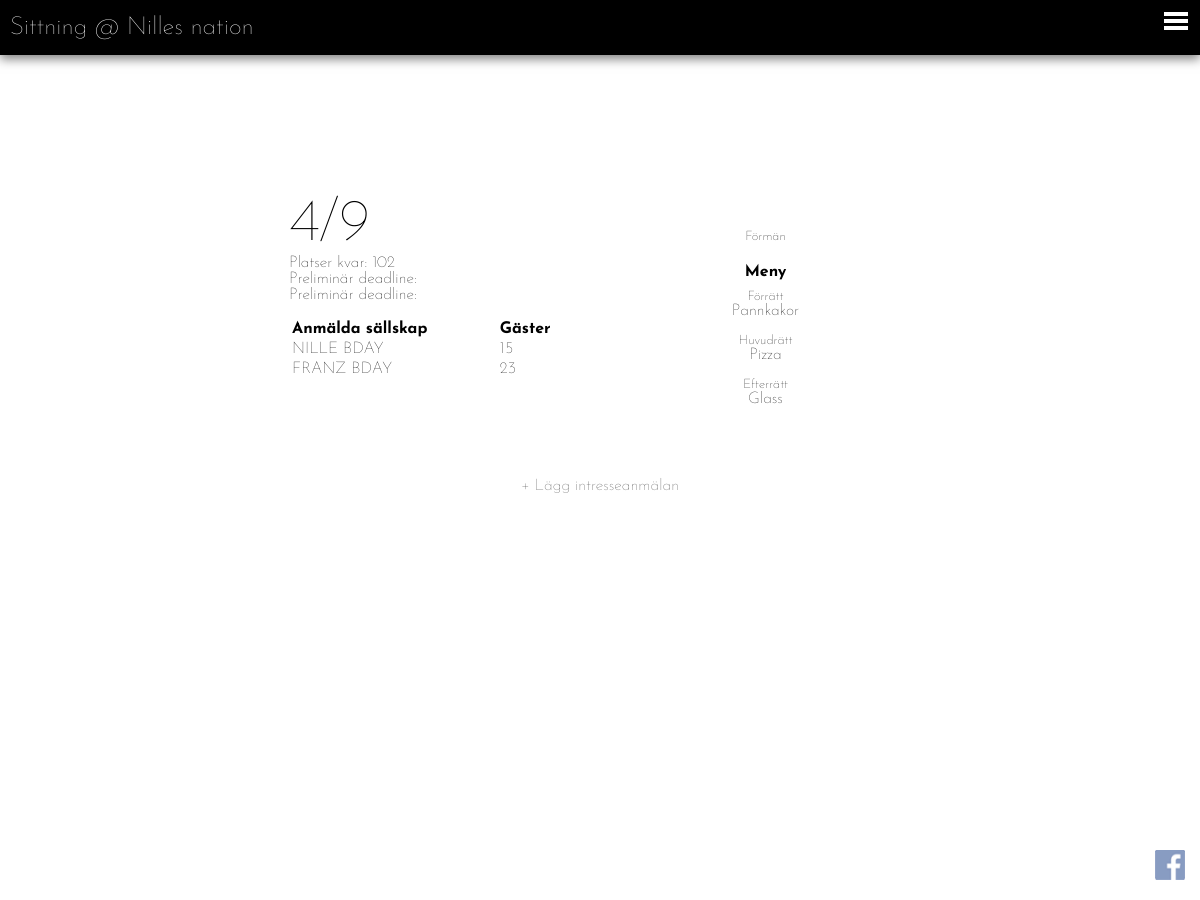
The app's page /sitting.php?sittId=1 with its own data.
### tables this page shows
create table sitting (
	sittId 				integer auto_increment,
	sittDate			date not null,
	sittAppetiser		varchar(50),
	sittMain			varchar(50),
	sittDesert			varchar(50),
	sittPrelDeadline	date,
	sittPayDeadline		date,
	active				tinyint(1) DEFAULT 1,
	resName				varchar(30),
	spotsLeft			tinyint(1) DEFAULT 0,
	primary key(sittId),
	foreign key(resName) references restaurant(resName)
);

create table party (
	partyId			integer auto_increment,
	partyName		varchar(30),
	partyType		varchar(20),
	sittId			integer NOT NULL,
	partyInterest	integer,
	partyPrel		integer DEFAULT 0,
	partyPayed		integer DEFAULT 0,
	partyMessage	text,
	urlkey			varchar(10) NOT NULL,
	primary key(partyId),
	foreign key(partyType) references partytype(partyType),
	foreign key(sittId) references sitting(sittId)
);

create table restaurant (
	resName			varchar(30),
	resNickname		varchar(30),
	resEmail		varchar(30),
	resHours		tinytext,
	resDeposit		integer,
	resPrice		integer,
	resSize			integer,
	resSummary		tinytext,
	primary key(resName)
);

### db/dbHandler.php (called while the page is built, shortened)
<?php
	require_once 'database.php';
	require_once 'dataConverter.php';
	class DatabaseHandler extends DataConverter {
		private $db;
		public function __construct() {
			$this->db = new Database(DB_SERVER, DB_USERNAME, DB_PASSWORD, DB_DATABASE);
		}
		public function connect(){
			$this->db->openConnection();
		}
		public function disconnect(){
			$this->db->closeConnection();
		}
		public function getRestaurant($name){
			$sql = "SELECT * FROM restaurant WHERE resName=?";
			$result = $this->db->executeQuery($sql, array($name));
			return $this->arrToRes($result[0]);
		}
		public function getSitting($sittId) {
			$sql = "SELECT * FROM sitting WHERE sittId=?";
			$result = $this->db->executeQuery($sql, array($sittId));
			return $this->arrToSitting($result[0]);
		}
		public function getParties($sittId) {
			$sql = "SELECT * FROM party WHERE sittId=?";
			$result = $this->db->executeQuery($sql, array($sittId));
			return $this->arrarrParty($result);
		}
	}
?>

### db/database.php (called while the page is built, shortened)
<?php
class Database {
  private $host;
  private $userName;
  private $password;
  private $database;
  private $conn;
  public function __construct($host, $userName, $password, $database) {
    $this->host = $host;
    $this->userName = $userName;
    $this->password = $password;
    $this->database = $database;
  }
  public function openConnection() {
    try {
      $this->conn = new PDO("mysql:host=$this->host;dbname=$this->database",
        $this->userName,  $this->password,
        array(PDO::MYSQL_ATTR_INIT_COMMAND => "SET NAMES utf8"));
      $this->conn->setAttribute(PDO::ATTR_ERRMODE, PDO::ERRMODE_EXCEPTION);
    } catch (PDOException $e) {
      $error = "Connection error: " . $e->getMessage();
      print $error . "<p>";
      unset($this->conn);
      return false;
    }
    return true;
  }
  public function closeConnection() {
    $this->conn = null;
  }
  public function isConnected() {
    return isset($this->conn);
  }
  public function executeQuery($query, $param = null) {
    try {
      $stmt = $this->conn->prepare($query);
      $stmt->execute($param);
      $result = $stmt->fetchAll();
    } catch (PDOException $e) {
      $error = "*** Internal error: " . $e->getMessage() . "<p>" . $query;
      die($error);
    }
    return $result;
  }
}
?>

### db/dataConverter.php (called while the page is built, shortened)
<?php
class DataConverter{
	 function arrToRes($arr){
		return (object) [
			'name' => $arr[0],
			'email' => $arr[1],
			'openhours' => $arr[2],
			'deposit' => $arr[3],
			'price' => $arr[4],
			'size' => $arr[5],
			'summary' => $arr[6]
		];
	}
	 function arrToSitting($arr){
		$s = (object)[
			'id' => $arr[0],
			'date' => $arr[1],
			'appetiser' => $arr[2],
			'main' => $arr[3],
			'desert' => $arr[4],
			'prelDay' => $arr[5],
			'payDay' => $arr[6],
			'spotsLeft' => $arr[9]
		];
		return $s;
	}
	 function arrToParty($arr){
		return (object) [
			'id' => $arr[0],
			'name' => $arr[1],
			'type' => $arr[2],
			'sittId' => $arr[3],
			'interest' => $arr[4],
			'prel' => $arr[5],
			'payed' => $arr[6],
			'message' => $arr[7],
			'key' => $arr[8],
			'interestOnly' => ($arr[5] == 0 && $arr[6] == 0)
		];
	}
	 function arrarrParty($arr){
		$parties = array();
		foreach ($arr as $key => $p) {
			$party = $this->arrToParty($p);
			$parties[] = $party;
		}
		return $parties;
	}
}
?>

### init.php (called while the page is built, shortened)
<?php
	require_once 'db/dbHandler.php';
	$loggedIn = false;
	$resName = 'Nilles nation';
	$dbHandler = new DatabaseHandler();
	$restaurant = $dbHandler->getRestaurant($resName);
?>

### sitting.php (the view, shortened to what this page needs)
<?php
	require_once 'header.php';
 	$dbHandler = new DatabaseHandler();
	$sitting = $dbHandler->getSitting($_GET['sittId']);
	$parties = $dbHandler->getParties($_GET['sittId']);
	$isSittingForeman = false;
	$spotsLeft = $restaurant->size;
	foreach ($parties as $key => $p) {
		$spotsLeft = $spotsLeft - $p->prel - $p->payed;
	}
 ?>
<div class="content">
	<div class="title">Sittning</div>
	<div class="single-sitting">
		<div class="left side">
				<h3><?php echo date('j/n', strtotime($sitting->date)); ?></h3>
				<label>Platser kvar: </label><span><?php echo $spotsLeft; ?></span><br />
				<label>Preliminär deadline: </label><span><?php echo $sitting->prelDay; ?></span><br />
				<label>Preliminär deadline: </label><span><?php echo $sitting->payDay; ?></span>
				<table>
					<tr>
						<th>Anmälda sällskap</th>
						<th>Gäster</th>
					</tr>
					<?php
						foreach ($parties as $key => $p) {
							$isParticipating = false;
							$prelSpots = $p->prel + $p->payed;
							if($prelSpots != 0){
								?>
									<tr>
										<?php
											if($isParticipating || $isSittingForeman){
												echo '<td><a href="party.php?partyKey=' . $p->key . '">' . $p->name . '</a></td>';
											} else {
												echo '<td>' . $p->name . '</td>';
											}
										?>
										<td><?php echo $p->prel + $p->payed; ?></td>
									</tr>
								<?php
							}
						}
					?>
				</table>
		</div>
		<div class="right side">
			<label>Förmän</label>
			<h4>Meny</h4>
			<label class="mitten">Förrätt</label>
			<span class="mitten"><?php echo $sitting->appetiser; ?></span>
			<label class="mitten">Huvudrätt</label>
			<span class="mitten"><?php echo $sitting->main; ?></span>
			<label class="mitten">Efterrätt</label>
			<span class="mitten"><?php echo $sitting->desert; ?></span>
		</div>
	</div>
	<div <?php
			if($loggedIn){
				echo 'class="button"  onclick="location.href=\'interest.php?sittId=' . $sitting->id . '\';"';
			} else {
				echo 'class="button disabled" title="Du måste vara inloggad för att kunna lägga en anmälan."';
			} ?>
		>
		<span>+ Lägg intresseanmälan</span>
	</div>
</div>
<?php include 'footer.php'; ?>

### footer.php (shortened to what this page needs)
	<?php if ($loggedIn): ?>
		<div class="fb-login">
			<img src="https://graph.facebook.com/<?php echo $fbid; ?>/picture" />
			<span><?php echo $fbFullname; ?></span>
			<br />
			<a href="facebook-login/logout.php">Logga ut</a>
		</div>
	<?php else : ?>
		<div class="fb-login">
			<img src="images/FB-logga.png" />
			<span class="login">Logga in</span>
		</div>
	<?php endif; ?>
	<div class="header">
		<a href="index.php">Sittning @ <?php echo $restaurant->name; ?></a>
		<button class="header-button" id="open-button" onclick="toggleSide()">Open Menu</button>
	</div>
	</body>
</html>

### css/main.css (style rules this page uses)
body { margin: 0; padding: 0; font-family: 'Josefin Sans', sans-serif; font-weight: 100; background-size: cover; background-position: 50% 50%; background-repeat: no-repeat; background-attachment: fixed; background-image: url("../images/table.jpg"); min-height: 100vw; min-height: 100vh; }
body .header { height: 55px; width: 100%; position: fixed; top: 0; background-color: black; -moz-box-shadow: 0px 4px 10px rgba(0, 0, 0, 0.5); -webkit-box-shadow: 0px 4px 10px rgba(0, 0, 0, 0.5); box-shadow: 0px 4px 10px rgba(0, 0, 0, 0.5); }
body .header a { color: white; font-size: 25px; line-height: 55px; text-decoration: none; display: inline-block; margin-left: 10px; }
body .header .header-button { position: fixed; z-index: 9000; right: 0px; top: 0px; padding: 0; width: 2.5em; height: 2.25em; border: none; text-indent: 2.5em; font-size: 1.5em; color: transparent; background: transparent; outline: none; -webkit-transition: all 0.3s ease-in-out; -moz-transition: all 0.3s ease-in-out; -o-transition: all 0.3s ease-in-out; transition: all 0.3s ease-in-out; }
body .header .header-button::before { position: absolute; top: 0.5em; right: 0.5em; bottom: 1.0em; left: 1.0em; background: linear-gradient(#FFFFFF 20%, transparent 20%, transparent 40%, #FFFFFF 40%, #FFFFFF 60%, transparent 60%, transparent 80%, #FFFFFF 80%); content: ''; }
body .fb-login { height: 30px; position: fixed; display: block; bottom: 20px; right: 50px; opacity: 0.6; -webkit-transition: all 0.3s ease-in-out; -moz-transition: all 0.3s ease-in-out; -o-transition: all 0.3s ease-in-out; transition: all 0.3s ease-in-out; font-size: 13px; text-align: right; }
body .fb-login img { position: absolute; right: -35px; top: 0; width: 30px; height: 30px; vertical-align: middle; }
body .fb-login span { color: white; }
body .fb-login span.login { line-height: 30px; }
body .single-sitting { position: relative; display: block; background-color: white; width: 100%; min-height: 200px; padding: 15px 25px; box-sizing: border-box; display: table; }
body .single-sitting .side { position: relative; display: table-cell; }
body .single-sitting .side.left { padding: 20px; width: 50%; }
body .single-sitting .side.left h3 { margin: 0; font-size: 60px; font-weight: 100; }
body .single-sitting .side.left table { margin-top: 15px; }
body .single-sitting .side.right label { display: block; margin-top: 10px; text-align: center; font-size: 13px; }
body .single-sitting .side.right h4 { display: block; text-align: center; margin-bottom: 0px; }
body .single-sitting .side.right span { text-align: center; display: block; margin-bottom: 15px; }
body div.button { display: block; background-color: white; padding: 25px; margin-top: 15px; text-align: center; opacity: 0.7; -webkit-transition: all 0.3s ease-in-out; -moz-transition: all 0.3s ease-in-out; -o-transition: all 0.3s ease-in-out; transition: all 0.3s ease-in-out; border: 1px solid white; cursor: pointer; }
body div.button.disabled { cursor: not-allowed; }
body div.button { display: block; text-align: center; opacity: 0.7; -webkit-transition: all 0.3s ease-in-out; -moz-transition: all 0.3s ease-in-out; -o-transition: all 0.3s ease-in-out; transition: all 0.3s ease-in-out; border: 1px solid white; cursor: pointer; background-color: white; padding: 25px; margin-top: 15px; }
body .content { margin-top: 100px; max-width: 712px; width: 90%; margin-left: auto; margin-right: auto; padding-bottom: 50px; }
body .content .title, body .content h2 { width: 90%; margin: 0 auto; text-align: center; font-size: 60px; color: white; font-weight: 100; }
body .content table { text-align: left; width: 100%; }

### records on screen
sitting: sittDate "4/9", sittAppetiser "Pannkakor", sittMain "Pizza", sittDesert "Glass"
party: partyName "NILLE BDAY", $p->prel + $p->payed "15"
party: partyName "FRANZ BDAY", $p->prel + $p->payed "23"
restaurant: resName "Nilles nation"

### other values on screen
$spotsLeft "102"
